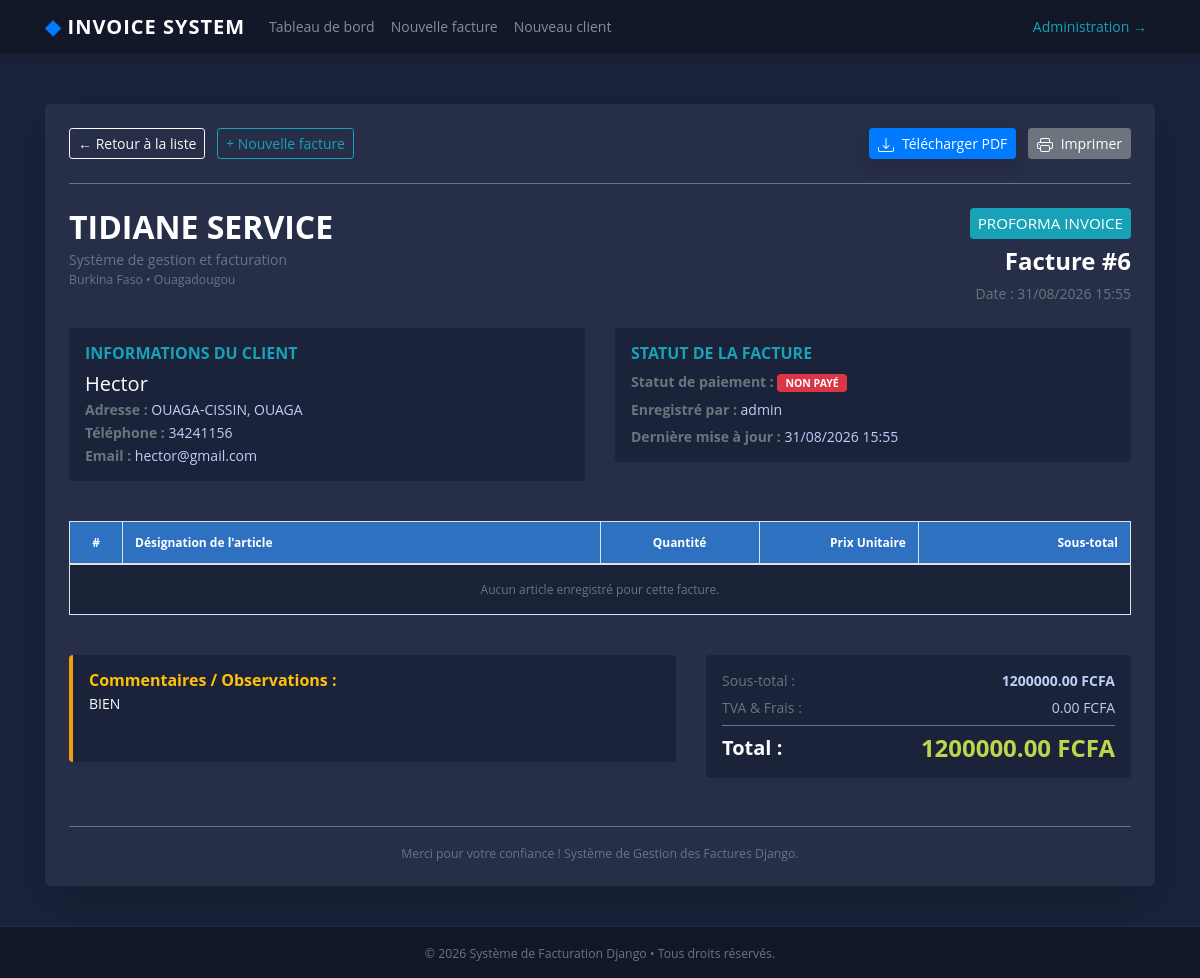
Screenshot of /view-invoice/6 with the database file from the repository.
### fact_app/models.py (models this page shows, shortened)
class Invoice(models.Model):
    INVOICE_TYPE_CHOICES = (
        ('R', 'RECEIPT'),
        ('P', 'PROFORMA INVOICE'),
        ('I', 'INVOICE'),
    )
    customer = models.ForeignKey(
        Customer,
        on_delete=models.PROTECT
    )
    save_by = models.ForeignKey(
        User,
        on_delete=models.PROTECT
    )
    invoice_date_time = models.DateTimeField(
        auto_now_add=True
    )
    total = models.DecimalField(
        max_digits=12,
        decimal_places=2
    )
    last_update_date = models.DateTimeField(
        null=True,
        blank=True
    )
    paid = models.BooleanField(default=False)
    invoice_type = models.CharField(
        max_length=1,
        choices=INVOICE_TYPE_CHOICES
    )
    comments = models.TextField(
        null=True,
        max_length=100,
        blank=True
    )
    class Meta:
        verbose_name = "Invoice"
        verbose_name_plural = "Invoices"
    @property
    def get_total(self):
        articles = self.article_set.all()
        if articles.exists():
            return sum(article.get_total for article in articles)
        return self.total or 0

class Customer(models.Model):
    SEX_TYPES = (
        ('M', 'Masculin'),
        ('F', 'Féminin'),
    )
    name = models.CharField(max_length=132)
    email = models.EmailField()
    phone = models.CharField(max_length=132)
    address = models.CharField(max_length=64)
    sex = models.CharField(max_length=1, choices=SEX_TYPES)
    age = models.CharField(max_length=12)
    city = models.CharField(max_length=32)
    zip_code = models.CharField(max_length=16)
    created_date = models.DateTimeField(auto_now=True)
    save_by = models.ForeignKey(
        User,
        on_delete=models.PROTECT
    )
    class Meta:
        verbose_name = "Customer"
        verbose_name_plural = "Customers"

### fact_app/views.py (the view)
# urls.py: path('view-invoice/<int:pk>', views.InvoiceVisualizationView.as_view(), name='view-invoice'),
class InvoiceVisualizationView(View):
    template_name = 'invoice.html'
    def get(self, request, *args, **kwargs):
        pk = kwargs.get('pk')
        context = get_invoice(pk)
        return render(request, self.template_name, context)

### fact_app/utils.py (called while the page is built)
def get_invoice(pk):
    obj = get_object_or_404(Invoice, pk=pk)
    articles = obj.article_set.all()
    context = {
        'obj': obj,
        'articles': articles,
    }
    return context

### templates/invoice.html (shortened to what this page needs)
{% extends "base.html" %}
{% load static %}
{% block content %}
<br>
<div class="row">
    <div class="col-12">
        <div class="card shadow-lg border-0 mb-4" style="background-color: #272E48; color: #bcd0f7;">
            <div class="card-body p-4">
                <div class="d-flex flex-wrap justify-content-between align-items-center mb-4 pb-3 border-bottom border-secondary">
                    <div>
                        <a href="{% url 'home' %}" class="btn btn-outline-light btn-sm mr-2 mb-2">
                            &larr; Retour à la liste
                        </a>
                        <a href="{% url 'add-invoice' %}" class="btn btn-outline-info btn-sm mb-2">
                            + Nouvelle facture
                        </a>
                    </div>
                    <div>
                        <a id="btn-download-pdf" href="{% url 'invoice-pdf' pk=obj.pk %}" class="btn btn-primary btn-sm mr-2 mb-2 shadow">
                            Télécharger PDF
                        </a>
                        <button onclick="window.print()" class="btn btn-secondary btn-sm mb-2">
                            Imprimer
                        </button>
                    </div>
                </div>
                <div class="row mb-4">
                    <div class="col-md-6 mb-3">
                        <h2 class="text-white font-weight-bold mb-1">TIDIANE SERVICE</h2>
                        <p class="text-muted mb-0">Système de gestion et facturation</p>
                        <small class="text-muted">Burkina Faso &bull; Ouagadougou</small>
                    </div>
                    <div class="col-md-6 text-md-right">
                        <span class="badge badge-info p-2 font-weight-normal mb-2" style="font-size: 0.95rem;">
                            {{ obj.get_invoice_type_display }}
                        </span>
                        <h4 class="text-white font-weight-bold">Facture #{{ obj.id }}</h4>
                        <p class="text-muted mb-0">Date : {{ obj.invoice_date_time|date:"d/m/Y H:i" }}</p>
                    </div>
                </div>
                <div class="row mb-4">
                    <div class="col-md-6 mb-3">
                        <div class="p-3 rounded" style="background-color: #1a233a;">
                            <h6 class="text-uppercase text-info font-weight-bold mb-2">Informations du Client</h6>
                            <h5 class="text-white mb-1">{{ obj.customer.name }}</h5>
                            <p class="mb-1"><strong class="text-muted">Adresse :</strong> {{ obj.customer.address|default:"Non spécifiée" }}, {{ obj.customer.city }}</p>
                            <p class="mb-1"><strong class="text-muted">Téléphone :</strong> {{ obj.customer.phone|default:"Non spécifié" }}</p>
                            <p class="mb-0"><strong class="text-muted">Email :</strong> {{ obj.customer.email|default:"Non spécifié" }}</p>
                        </div>
                    </div>
                    <div class="col-md-6 mb-3">
                        <div class="p-3 rounded" style="background-color: #1a233a;">
                            <h6 class="text-uppercase text-info font-weight-bold mb-2">Statut de la Facture</h6>
                            <p class="mb-2">
                                <strong class="text-muted">Statut de paiement :</strong>
                                {% if obj.paid %}
                                    <span class="badge badge-success px-2 py-1">PAYÉ</span>
                                {% else %}
                                    <span class="badge badge-danger px-2 py-1">NON PAYÉ</span>
                                {% endif %}
                            </p>
                            <p class="mb-2"><strong class="text-muted">Enregistré par :</strong> {{ obj.save_by.username|default:"Administrateur" }}</p>
                            <p class="mb-0"><strong class="text-muted">Dernière mise à jour :</strong> {{ obj.last_update_date|date:"d/m/Y H:i"|default:obj.invoice_date_time|date:"d/m/Y H:i" }}</p>
                        </div>
                    </div>
                </div>
                <div class="table-responsive mb-4">
                    <table class="table table-bordered table-striped" style="background-color: #1a243a; color: #bcd0f7;">
                        <thead style="background-color: #2f71c1; color: #ffffff;">
                            <tr>
                                <th style="width: 5%;" class="text-center">#</th>
                                <th style="width: 45%;">Désignation de l'article</th>
                                <th style="width: 15%;" class="text-center">Quantité</th>
                                <th style="width: 15%;" class="text-right">Prix Unitaire</th>
                                <th style="width: 20%;" class="text-right">Sous-total</th>
                            </tr>
                        </thead>
                        <tbody>
                            {% for article in articles %}
                            <tr>
                                <td class="text-center">{{ forloop.counter }}</td>
                                <td class="font-weight-bold text-white">{{ article.name }}</td>
                                <td class="text-center">{{ article.quantity }}</td>
                                <td class="text-right">{{ article.unit_price }} FCFA</td>
                                <td class="text-right font-weight-bold text-info">{{ article.get_total }} FCFA</td>
                            </tr>
                            {% empty %}
                            <tr>
                                <td colspan="5" class="text-center text-muted py-3">Aucun article enregistré pour cette facture.</td>
                            </tr>
                            {% endfor %}
                        </tbody>
                    </table>
                </div>
                <div class="row">
                    <div class="col-md-7 mb-3">
                        {% if obj.comments %}
                        <div class="p-3 rounded h-100" style="background-color: #1a233a; border-left: 4px solid #f59e0b;">
                            <h6 class="text-warning font-weight-bold mb-1">Commentaires / Observations :</h6>
                            <p class="mb-0 text-white">{{ obj.comments }}</p>
                        </div>
                        {% endif %}
                    </div>
                    <div class="col-md-5">
                        <div class="p-3 rounded" style="background-color: #1a233a;">
                            <div class="d-flex justify-content-between mb-2">
                                <span class="text-muted">Sous-total :</span>
                                <span class="font-weight-bold">{{ obj.get_total }} FCFA</span>
                            </div>
                            <div class="d-flex justify-content-between mb-2">
                                <span class="text-muted">TVA &amp; Frais :</span>
                                <span>0.00 FCFA</span>
                            </div>
                            <hr class="border-secondary my-2">
                            <div class="d-flex justify-content-between align-items-center">
                                <h5 class="text-white mb-0 font-weight-bold">Total :</h5>
                                <h4 class="text-success mb-0 font-weight-bold">{{ obj.get_total }} FCFA</h4>
                            </div>
                        </div>
                    </div>
                </div>
                <div class="text-center mt-5 pt-3 border-top border-secondary text-muted">
                    <small>Merci pour votre confiance ! Système de Gestion des Factures Django.</small>
                </div>
            </div>
        </div>
    </div>
</div>
{% endblock content %}

### fact_app/static/style.css (style rules this page uses)
body { margin: 0; padding: 0; font: 400 .875rem 'Open Sans', sans-serif; color: #bcd0f7; background: #1A233A; position: relative; height: 100%; }
.card { background: #272E48; -webkit-border-radius: 5px; -moz-border-radius: 5px; border-radius: 5px; border: 0; margin-bottom: 1rem; }
.table { background: #1a243a; color: #bcd0f7; font-size: .75rem; }
.text-success { color: #c0d64a !important; }

### rows the page displays
Invoice: invoice_type "PROFORMA INVOICE", id "6", invoice_date_time "31/08/2026 15:55", customer.name "Hector", customer.address "OUAGA-CISSIN", customer.city "OUAGA", customer.phone "34241156", customer.email "hector@gmail.com", save_by.username "admin", last_update_date "31/08/2026 15:55", comments "BIEN", get_total "1200000.00"
